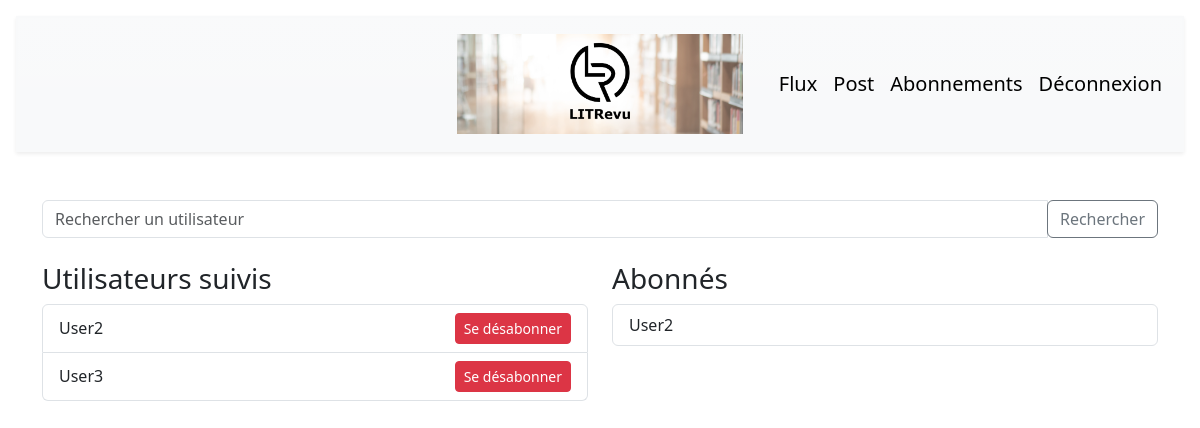
/abonnement/ (signed in), run on the app's committed database.
### user/models.py (models this page shows)
class UserFollows(models.Model):
    user = models.ForeignKey(
        to=settings.AUTH_USER_MODEL,
        on_delete=models.CASCADE,
        related_name='following'
    )
    followed_user = models.ForeignKey(
        to=settings.AUTH_USER_MODEL,
        on_delete=models.CASCADE,
        related_name='followed_by'
    )
    class Meta:
        constraints = [
            models.UniqueConstraint(fields=['user', 'followed_user'], name='unique_following')
        ]

### user/views.py (the view, shortened to what this page needs)
# urls.py: path('abonnement/', views.subscription_view, name='subscription_view')
@login_required
def subscription_view(request):
    utilisateur_actuel = request.user
    utilisateurs_suivis = UserFollows.objects.filter(user=utilisateur_actuel).select_related('followed_user')
    abonnes = UserFollows.objects.filter(followed_user=utilisateur_actuel).select_related('user')
    query = request.GET.get('q')
    search_results = User.objects.filter(username__icontains=query).exclude(id=utilisateur_actuel.id) if query else None
    context = {
        'show_navbar': True,
        'utilisateurs_suivis': utilisateurs_suivis,  # Ceci est une liste de UserFollows objets
        'abonnes': abonnes,  # Ceci est également une liste de UserFollows objets
        'search_results': search_results  # Ceci est une liste de User objets
    }
    return render(request, 'user/subscription.html', context)

### user/templates/user/subscription.html (shortened to what this page needs)
{% extends 'base.html' %}
{% block content %}
<div class="container mt-4">
    <div class="row mb-4">
        <div class="col">
            <form action="{% url 'subscription_view' %}" method="get">
                <div class="input-group">
                    <input type="text" class="form-control" placeholder="Rechercher un utilisateur" name="q">
                    <div class="input-group-append">
                        <button class="btn btn-outline-secondary" type="submit">Rechercher</button>
                    </div>
                </div>
            </form>
        </div>
    </div>
    <div class="row">
        <div class="col-md-6 mb-4">
            <h3>Utilisateurs suivis</h3>
            <ul class="list-group">
                {% for suivi in utilisateurs_suivis %}
                <li class="list-group-item d-flex justify-content-between align-items-center">
                    {{ suivi.followed_user.username }}
                    <form action="{% url 'subscription_view' %}" method="post">
                        <button type="submit" class="btn btn-danger btn-sm">Se désabonner</button>
                    </form>
                </li>
                {% endfor %}
            </ul>
        </div>
        <div class="col-md-6">
            <h3>Abonnés</h3>
            <ul class="list-group">
                {% for abonne in abonnes %}
                <li class="list-group-item">
                    {{ abonne.user.username }}
                </li>
                {% endfor %}
            </ul>
        </div>
    </div>
</div>
{% endblock %}

### data on the page
UserFollows: followed_user.username "User2"
UserFollows: followed_user.username "User3"
UserFollows: user.username "User2"
